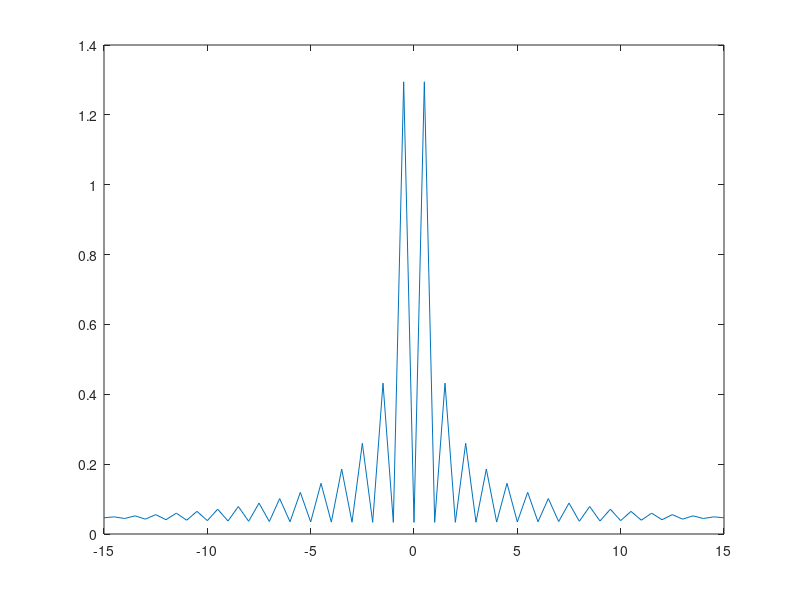
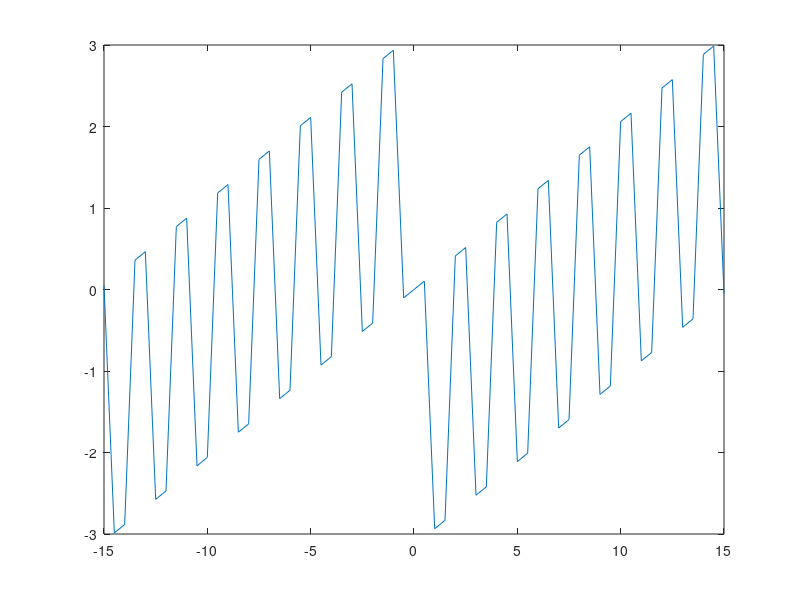
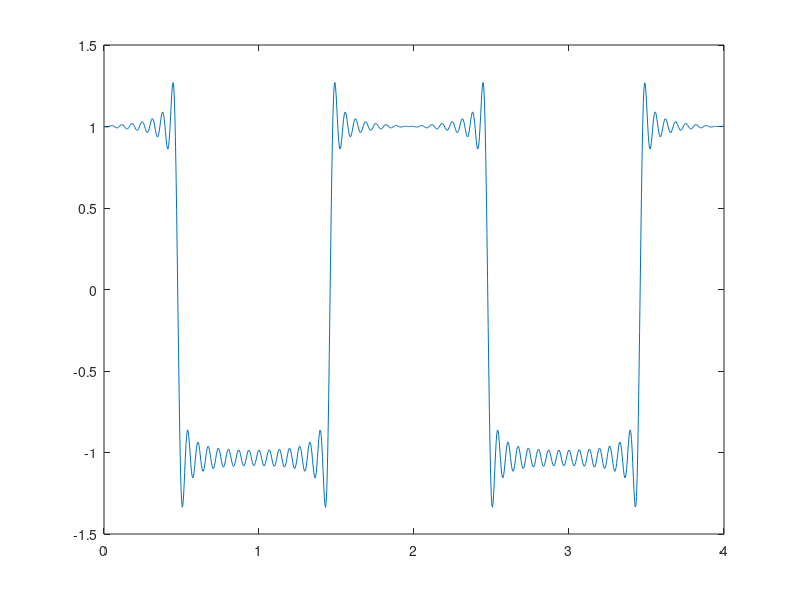

Write the MATLAB code that produced these figures, in order.
% Number of Fourier Series Terms
N = 30;
u = @(t)t >= 0;

% Fundamental Frequency and Period
T_0 = 2;
f_0 = 1/T_0;

% Sampling Period and Frequency
f_s = (N)*(T_0/2);
T_s = 1/f_s;

% Time Axis
t = (0:2*N)*T_s;

% Signal Equation
y_t = u(t+0.5)-2*u(t-0.5)+2*u(t-1.5);

% Frequency Axis
f = (((0:length(t)-1)/(length(t)-1))-0.5)*f_s;

% FFT
y_f = (T_s)*fftshift(fft(y_t));

% Magnitude and Phase
mag_y_f = abs(y_f);
phase_y_f = angle(y_f);

% Plot |Y(f)| and Phase of Y(f)
figure(4)
plot(f,mag_y_f)
figure(5)
plot(f,phase_y_f)

% Reconstruct Signal from Sinusoids
t_2 = linspace(0,2*T_0,1000);
y_t_2 = zeros(size(t_2));

for i = 1:length(mag_y_f)/2
y_t_2 = y_t_2+(mag_y_f(i)*cos(2*pi*f(i)*t_2+phase_y_f(i)));
end

figure(6)
plot(t_2,y_t_2)